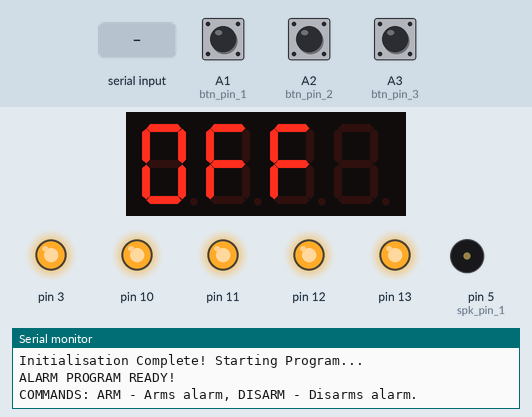
A sketch run on a simulated Arduino Uno, built with avr-gcc and run on an emulated ATmega328P. Shown: 4-digit seven-segment display, output pins drawn as LEDs (lit = HIGH), buzzer (waves = sounding), the last lines printed to the serial monitor. The test bench sets the inputs (shaded band); at power-on: A3 (btn_pin_3) HIGH, A1 (btn_pin_1) HIGH, A2 (btn_pin_2) HIGH.

Above: at 2.2 s.
2.3 s: "ARM" received over Serial
At 3.5 s:
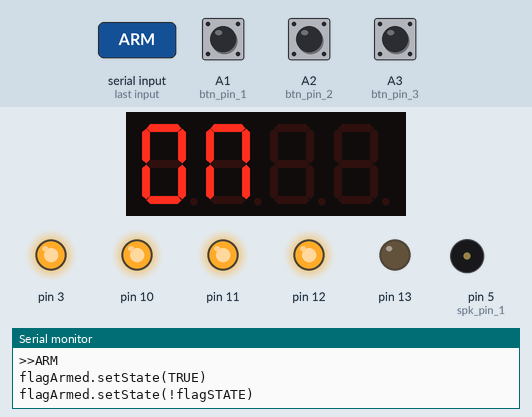
3.8 s: A3 (btn_pin_3) pulled LOW for 0.15 s
At 4.2 s:
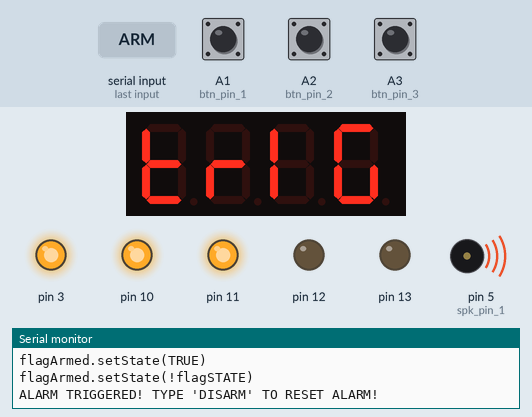
5.4 s: "DISARM" received over Serial
At 5.69 s:
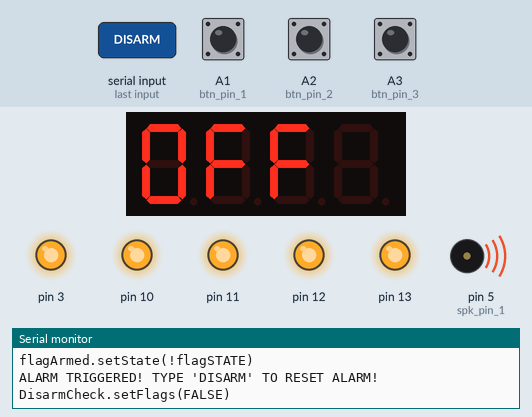
Timing chart, 0 to 8.4 s (numbered marks = the images above; inputs shaded):
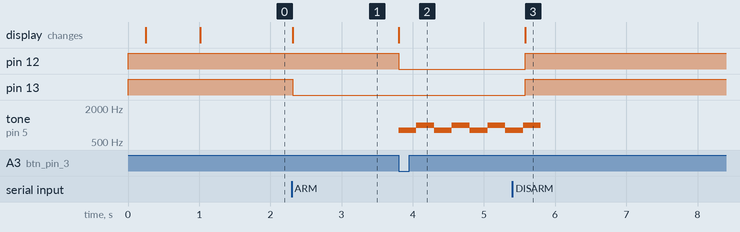

The sketch:

AlarmUno_1.0.2_b9.ino
```cpp
// AlarmUno V1.0.2_b5
// Author: MACAULAY WOOLLEY
// Description:
// A simple alarm program with serial input. This accepts commands in the form of
// strings to be used to arm or disarm the alarm. It was adapted from the initial
// version of the code which used buttons as inputs to work with serial inputs
// from an external computer.

// Arduino IDE Libraries
#include <TimerOne.h>
#include <Wire.h>
#include <MultiFuncShield.h>
// Local Header Files
#include "MFS_Config.h"
#include "AlarmSubroutines.h"

void setup() {
  // put your setup code here, to run once:
  Serial.begin(9600);
  PinSetup_init(); Serial.println("Initializing Board Pins");
  MFShield_init();Serial.println("Initializing MFShield");
  Serial.println("Initialisation Complete! Starting Program...");
  delay(500);
  while (!Serial);
  Serial.println("ALARM PROGRAM READY!");
  Serial.println("COMMANDS: ARM - Arms alarm, DISARM - Disarms alarm.");
}
void loop() {
  // put your main code here, to run repeatedly:
  ArmedCheck(flagArmed); // Checks if alarm is armed.
  if (Serial.available()){//Enables keyboard input. (input will accept any value)
    //Used here so the user can tell the program which pin the subroutine should use.
    String input = "";
    while (Serial.available() > 0){
      input += (char) Serial.read(); //This line parses the input as a variable to be used in command execution.
      delay(5); //Delay for 5 ms so next character has time to be received.
    }
    input.trim(); //Forcefully removes /n if Serial Input contains newline.
    if(input=="ARM"){
      //goto ALARM_ARM;
      flagArmed=true;
      Serial.print(">>");Serial.println(input);
      Serial.println("flagArmed.setState(TRUE)");
      goto ALARM_DONE;
    }
    if(input=="DISARM"){
      //goto ALARM_DISARM;
      flagArmed=false;
      Serial.print(">>");Serial.println(input);
      Serial.println("flagArmed.setState(FALSE)");
      goto ALARM_DONE;
    }
    Serial.print(">>");Serial.print(input);
    Serial.println("flagArmed.setState(ERROR)");
    goto ALARM_ERROR;
    /*
    //Main Command Handler (DO NOT MODIFY!)
    ALARM_ARM:
    flagArmed=true;
    Serial.println("flagArmed.setState(TRUE)");
    goto ALARM_DONE;
    ALARM_DISARM:
    flagArmed=false;
    Serial.println("flagArmed.setState(FALSE)");
    goto ALARM_DONE;
    //Main Command Handler (DO NOT MODIFY!)
    */
    ALARM_DONE:
    if(flagAlarm==true){
      flagAlarm=false;
      }
    flagState = !flagState;Serial.println("flagArmed.setState(!flagSTATE)");
    }
    ALARM_ERROR:
    if(flagArmed==true){
      CheckTrigger();
    }
}
/*void loop() {
  btn_sta_1 = digitalRead(btn_pin_1);
  if (btn_sta_1==false){
    flagArmed = !flagArmed;
    if (flagAlarm==true){ //Checks if flagAlarm is true
      flagAlarm=false;
      //If true, sets to false so alarm won't sound
      //after disarming & rearming.
    }
    flagState = !flagState;
    while(digitalRead(btn_pin_1)){
      //Do nothing until button goes HIGH.
    }
  delay(250); //debounce
  }
  if (flagArmed==true){
    CheckTrigger();
  }
}*/
```

AlarmSubroutines.h
```cpp
// Subroutines for use with AlarmUno Programs Only!
void ArmedCheck(bool flagArmed){
  if (flagArmed==true){
    MFS.write("ON  ");
    MFS.writeLeds(LED_1, ON);
  }
  else{
    MFS.write("OFF ");
    MFS.writeLeds(LED_1, OFF);
  }
}
void DisarmCheck(){
  String input = "";
    while (Serial.available() >0){
      input += (char) Serial.read(); //This line parses the input as a variable to be used in command execution.
      delay(5); //Delay for 5 ms so next character has time to be received.
    if (input=="DISARM"){
      flagAlarm=false;
      flagArmed=false;
      Serial.println("DisarmCheck.setFlags(FALSE)");
      MFS.writeLeds(LED_1 | LED_2, OFF);
      ArmedCheck(flagArmed);
    }
  }
}
void AlarmSounder(){
  while(flagAlarm==true){
    tone(spk_pin_1, 800, 250); // Uses pin defined for speaker component.
    DisarmCheck();
    delay(250);
    tone(spk_pin_1, 1000, 250); // Uses pin defined for speaker component.
    DisarmCheck();
    delay(250);
  }
}
void CheckTrigger(){
  btn_sta_3 = digitalRead(btn_pin_3);
  if (btn_sta_3==false){
    flagAlarm = !flagAlarm;
    MFS.write("TRIG");
    MFS.writeLeds(LED_2, ON);
    Serial.println("ALARM TRIGGERED! TYPE 'DISARM' TO RESET ALARM!");
    AlarmSounder();
  }
}
```

MFS_Config.h
```cpp
// Global Variables (Constant)
const int btn_pin_1 = A1; //Defines button A1 to variable.
const int btn_pin_2 = A2; //Defines button A2 to variable.
const int btn_pin_3 = A3; //Defines button A3 to variable.
const int spk_pin_1 = 5;  //Defines pin for external speaker component.
// Global Variables (Changing)
int btn_sta_1 = A1; //Defines button switch state variable for A1.
int btn_sta_2 = A2; //Defines button switch state variable for A2.
int btn_sta_3 = A3; //Defines button switch state variable for A3.
bool flagState = false; //Defines flagState to toggle button logic.
bool flagArmed = false; //Defines flagState to check if alarm is armed.
bool flagAlarm = false; //Defines flagState if alarm is triggered.
const String cmd1 = "ARM";
const String cmd2 = "DISARM";

//Run Init Setups (Configuring pins)
void PinSetup_init(){
  // defines the input button pins to input mode.
  pinMode(btn_pin_1, INPUT); //Defines pin mode of sw_pin_1 (A1)
  pinMode(btn_pin_2, INPUT); //Defines pin mode of sw_pin_2 (A2)
  pinMode(btn_pin_3, INPUT); //Defines pin mode of sw_pin_3 (A3)
}

void MFShield_init(){
   Timer1.initialize();
   MFS.initialize(&Timer1);
   MFS.write("----");
   delay(250);
   MFS.write("BOOT");
   delay(250);
}
```

Measured:
- after the input at 2.3 s, pin 13: HIGH → LOW at once; the display: changes at once (image 1)
- after the input at 3.8 s, pin 12: HIGH → LOW at once; tone on pin 5 (spk_pin_1): alternates 1000 Hz for 0.25 s and 800 Hz for 0.25 s, starting at once; the display: changes at once (image 2)
- after the input at 5.4 s, pin 12, pin 13: LOW → HIGH after 0.18 s; the display: changes after 0.18 s (image 3)
